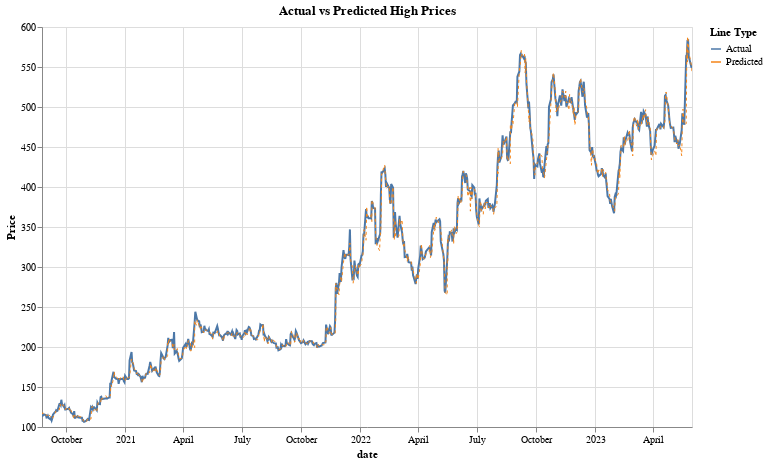

The cell this chart's notebook holds for it:
### Code cell
import altair as alt

alt.themes.enable('fivethirtyeight')

predictions_df['date'] = pd.to_datetime(predictions_df['date'])

predictions_df['label'] = 'Actual'
predictions_df['predicted_label'] = 'Predicted'

# Actual high price line
line1 = alt.Chart(predictions_df).mark_line(strokeWidth=2).encode(
    x='date:T',
    y=alt.Y('y_test:Q', title='Price', scale=alt.Scale(zero=False)),
    color=alt.Color('label:N', legend=alt.Legend(title="Line Type")),
    tooltip=['date', 'y_test', 'y_pred']
)

# Predicted high price line
line2 = alt.Chart(predictions_df).mark_line(strokeWidth=1, strokeDash=[3, 3]).encode(
    x='date:T',
    y=alt.Y('y_pred:Q', title='', scale=alt.Scale(zero=False)),
    color=alt.Color('predicted_label:N', legend=alt.Legend(title="Line Type")),
    tooltip=['date', 'y_test', 'y_pred']
)

# Combine the two lines
chart = alt.layer(line1, line2).properties(
    title='Actual vs Predicted High Prices',
    width=650,
    height=400
).interactive()

chart

### Figure 1 — Vega-Lite specification as saved in the notebook (floating-point values rounded to 4 significant figures; data arrays with more than 128 entries replaced by an {"elided": "..."} marker saying what was removed)
{"usermeta": {"embedOptions": {"theme": "fivethirtyeight"}}, "config": {"view": {"continuousWidth": 300, "continuousHeight": 300}}, "layer": [{"mark": {"type": "line", "strokeWidth": 2}, "encoding": {"color": {"field": "label", "legend": {"title": "Line Type"}, "type": "nominal"}, "tooltip": [{"field": "date", "type": "temporal"}, {"field": "y_test", "type": "quantitative"}, {"field": "y_pred", "type": "quantitative"}], "x": {"field": "date", "type": "temporal"}, "y": {"field": "y_test", "scale": {"zero": false}, "title": "Price", "type": "quantitative"}}, "name": "view_2"}, {"mark": {"type": "line", "strokeDash": [3, 3], "strokeWidth": 1}, "encoding": {"color": {"field": "predicted_label", "legend": {"title": "Line Type"}, "type": "nominal"}, "tooltip": [{"field": "date", "type": "temporal"}, {"field": "y_test", "type": "quantitative"}, {"field": "y_pred", "type": "quantitative"}], "x": {"field": "date", "type": "temporal"}, "y": {"field": "y_pred", "scale": {"zero": false}, "title": "", "type": "quantitative"}}}], "data": {"name": "data-6802b2034655aad32156eaad0f53cb2e"}, "height": 400, "params": [{"name": "param_2", "select": {"type": "interval", "encodings": ["x", "y"]}, "bind": "scales", "views": ["view_2"]}], "title": "Actual vs Predicted High Prices", "width": 650, "$schema": "https://vega.github.io/schema/vega-lite/v5.8.0.json", "datasets": {"data-6802b2034655aad32156eaad0f53cb2e": {"elided": "740 records"}}}
